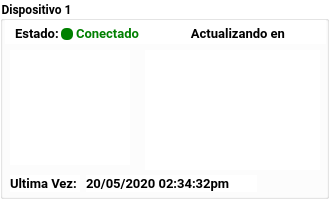
<?xml version="1.0" encoding="UTF-8"?>
<ui version="4.0">
 <class>DispositivoWidget</class>
 <widget class="QWidget" name="DispositivoWidget">
  <property name="windowModality">
   <enum>Qt::WindowModal</enum>
  </property>
  <property name="geometry">
   <rect>
    <x>0</x>
    <y>0</y>
    <width>330</width>
    <height>200</height>
   </rect>
  </property>
  <property name="minimumSize">
   <size>
    <width>165</width>
    <height>115</height>
   </size>
  </property>
  <property name="windowTitle">
   <string>Form</string>
  </property>
  <widget class="QFrame" name="MainFrame">
   <property name="geometry">
    <rect>
     <x>0</x>
     <y>0</y>
     <width>330</width>
     <height>200</height>
    </rect>
   </property>
   <property name="styleSheet">
    <string notr="true">background-color: rgb(255, 255, 255);</string>
   </property>
   <property name="frameShape">
    <enum>QFrame::NoFrame</enum>
   </property>
   <property name="frameShadow">
    <enum>QFrame::Plain</enum>
   </property>
   <widget class="QGroupBox" name="Container">
    <property name="geometry">
     <rect>
      <x>0</x>
      <y>0</y>
      <width>329</width>
      <height>199</height>
     </rect>
    </property>
    <property name="font">
     <font>
      <family>Roboto</family>
      <weight>75</weight>
      <bold>true</bold>
     </font>
    </property>
    <property name="title">
     <string>Dispositivo 1</string>
    </property>
    <widget class="QLabel" name="lblImagen">
     <property name="geometry">
      <rect>
       <x>10</x>
       <y>50</y>
       <width>120</width>
       <height>115</height>
      </rect>
     </property>
     <property name="frameShape">
      <enum>QFrame::Panel</enum>
     </property>
     <property name="lineWidth">
      <number>0</number>
     </property>
     <property name="text">
      <string/>
     </property>
     <property name="pixmap">
      <pixmap resource="../../resources/resources.qrc">:/source/img/if_16_1751363.png</pixmap>
     </property>
     <property name="scaledContents">
      <bool>true</bool>
     </property>
    </widget>
    <widget class="QFrame" name="StatusFrame">
     <property name="geometry">
      <rect>
       <x>5</x>
       <y>20</y>
       <width>321</width>
       <height>24</height>
      </rect>
     </property>
     <property name="frameShape">
      <enum>QFrame::NoFrame</enum>
     </property>
     <property name="frameShadow">
      <enum>QFrame::Plain</enum>
     </property>
     <property name="lineWidth">
      <number>0</number>
     </property>
     <widget class="QLabel" name="lblStatus">
      <property name="geometry">
       <rect>
        <x>10</x>
        <y>5</y>
        <width>45</width>
        <height>17</height>
       </rect>
      </property>
      <property name="font">
       <font>
        <family>Roboto</family>
        <pointsize>10</pointsize>
        <weight>75</weight>
        <bold>true</bold>
       </font>
      </property>
      <property name="frameShadow">
       <enum>QFrame::Sunken</enum>
      </property>
      <property name="text">
       <string>Estado:</string>
      </property>
     </widget>
     <widget class="QLabel" name="lblTime">
      <property name="geometry">
       <rect>
        <x>180</x>
        <y>5</y>
        <width>100</width>
        <height>16</height>
       </rect>
      </property>
      <property name="font">
       <font>
        <family>Roboto</family>
        <pointsize>10</pointsize>
        <weight>75</weight>
        <bold>true</bold>
       </font>
      </property>
      <property name="text">
       <string>Actualizando en</string>
      </property>
      <property name="alignment">
       <set>Qt::AlignRight|Qt::AlignTrailing|Qt::AlignVCenter</set>
      </property>
     </widget>
     <widget class="QLabel" name="Time">
      <property name="geometry">
       <rect>
        <x>285</x>
        <y>0</y>
        <width>24</width>
        <height>24</height>
       </rect>
      </property>
      <property name="font">
       <font>
        <family>Roboto</family>
        <pointsize>10</pointsize>
        <weight>75</weight>
        <bold>true</bold>
       </font>
      </property>
      <property name="lineWidth">
       <number>0</number>
      </property>
      <property name="text">
       <string/>
      </property>
      <property name="textFormat">
       <enum>Qt::PlainText</enum>
      </property>
      <property name="pixmap">
       <pixmap resource="../../resources/resources.qrc">:/source/img/Cargando.gif</pixmap>
      </property>
      <property name="scaledContents">
       <bool>true</bool>
      </property>
      <property name="alignment">
       <set>Qt::AlignLeading|Qt::AlignLeft|Qt::AlignVCenter</set>
      </property>
     </widget>
     <widget class="QLabel" name="Status">
      <property name="geometry">
       <rect>
        <x>71</x>
        <y>5</y>
        <width>90</width>
        <height>17</height>
       </rect>
      </property>
      <property name="font">
       <font>
        <family>Roboto</family>
        <pointsize>10</pointsize>
        <weight>75</weight>
        <bold>true</bold>
       </font>
      </property>
      <property name="styleSheet">
       <string notr="true">color:green;</string>
      </property>
      <property name="frameShadow">
       <enum>QFrame::Sunken</enum>
      </property>
      <property name="text">
       <string>Conectado</string>
      </property>
      <property name="alignment">
       <set>Qt::AlignLeading|Qt::AlignLeft|Qt::AlignVCenter</set>
      </property>
     </widget>
     <widget class="QLabel" name="StatusCircle">
      <property name="geometry">
       <rect>
        <x>56</x>
        <y>8</y>
        <width>12</width>
        <height>12</height>
       </rect>
      </property>
      <property name="font">
       <font>
        <family>Roboto</family>
        <pointsize>10</pointsize>
        <weight>75</weight>
        <bold>true</bold>
       </font>
      </property>
      <property name="styleSheet">
       <string notr="true">background-color:green;border-radius:5px;</string>
      </property>
      <property name="frameShadow">
       <enum>QFrame::Sunken</enum>
      </property>
      <property name="midLineWidth">
       <number>1</number>
      </property>
      <property name="text">
       <string/>
      </property>
     </widget>
    </widget>
    <widget class="QLabel" name="lblLast">
     <property name="geometry">
      <rect>
       <x>10</x>
       <y>175</y>
       <width>70</width>
       <height>17</height>
      </rect>
     </property>
     <property name="font">
      <font>
       <family>Roboto</family>
       <pointsize>10</pointsize>
       <weight>75</weight>
       <bold>true</bold>
      </font>
     </property>
     <property name="frameShadow">
      <enum>QFrame::Sunken</enum>
     </property>
     <property name="text">
      <string>Ultima Vez:</string>
     </property>
    </widget>
    <widget class="QLabel" name="Last">
     <property name="geometry">
      <rect>
       <x>86</x>
       <y>175</y>
       <width>171</width>
       <height>17</height>
      </rect>
     </property>
     <property name="font">
      <font>
       <family>Roboto</family>
       <pointsize>10</pointsize>
       <weight>75</weight>
       <bold>true</bold>
      </font>
     </property>
     <property name="frameShadow">
      <enum>QFrame::Sunken</enum>
     </property>
     <property name="text">
      <string>20/05/2020 02:34:32pm</string>
     </property>
     <property name="textFormat">
      <enum>Qt::RichText</enum>
     </property>
    </widget>
    <widget class="QScrollArea" name="VariablesScroll">
     <property name="geometry">
      <rect>
       <x>145</x>
       <y>50</y>
       <width>175</width>
       <height>120</height>
      </rect>
     </property>
     <property name="sizePolicy">
      <sizepolicy hsizetype="Expanding" vsizetype="Preferred">
       <horstretch>0</horstretch>
       <verstretch>0</verstretch>
      </sizepolicy>
     </property>
     <property name="minimumSize">
      <size>
       <width>175</width>
       <height>115</height>
      </size>
     </property>
     <property name="frameShape">
      <enum>QFrame::NoFrame</enum>
     </property>
     <property name="lineWidth">
      <number>0</number>
     </property>
     <property name="verticalScrollBarPolicy">
      <enum>Qt::ScrollBarAsNeeded</enum>
     </property>
     <property name="horizontalScrollBarPolicy">
      <enum>Qt::ScrollBarAlwaysOff</enum>
     </property>
     <property name="sizeAdjustPolicy">
      <enum>QAbstractScrollArea::AdjustToContents</enum>
     </property>
     <property name="widgetResizable">
      <bool>false</bool>
     </property>
     <widget class="QWidget" name="VariablesFrame">
      <property name="geometry">
       <rect>
        <x>0</x>
        <y>0</y>
        <width>175</width>
        <height>115</height>
       </rect>
      </property>
      <property name="sizePolicy">
       <sizepolicy hsizetype="Preferred" vsizetype="MinimumExpanding">
        <horstretch>0</horstretch>
        <verstretch>0</verstretch>
       </sizepolicy>
      </property>
      <property name="minimumSize">
       <size>
        <width>175</width>
        <height>115</height>
       </size>
      </property>
      <property name="sizeIncrement">
       <size>
        <width>0</width>
        <height>0</height>
       </size>
      </property>
      <layout class="QVBoxLayout" name="verticalLayout">
       <property name="spacing">
        <number>5</number>
       </property>
       <property name="leftMargin">
        <number>0</number>
       </property>
       <property name="topMargin">
        <number>0</number>
       </property>
       <property name="rightMargin">
        <number>0</number>
       </property>
       <property name="bottomMargin">
        <number>0</number>
       </property>
      </layout>
     </widget>
    </widget>
   </widget>
  </widget>
 </widget>
 <resources>
  <include location="../../resources/resources.qrc"/>
 </resources>
 <connections/>
</ui>
